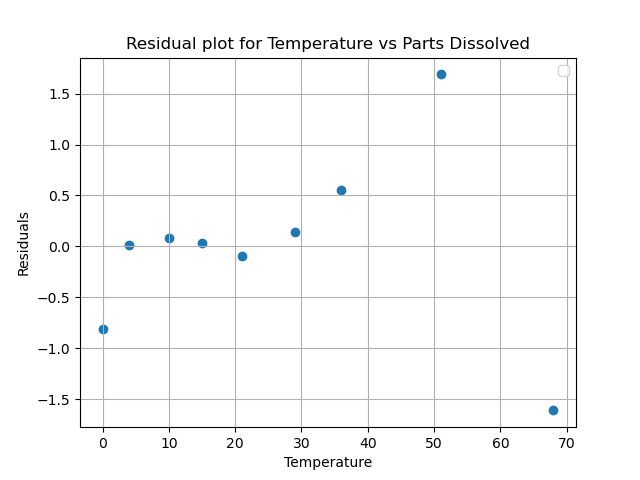

Recreate this plot in Python.
import matplotlib.pyplot as plt
import numpy as np

temperatures = np.array([0, 4, 10, 15, 21, 29, 36, 51, 68])
parts = np.array([66.7, 71.0, 76.3, 80.6, 85.7, 92.9, 99.4, 113.6, 125.1])

b, a = np.polyfit(temperatures, parts, deg=1)

y = a + b * temperatures 

residuals = parts - y

plt.scatter(temperatures, residuals)
plt.xlabel("Temperature")
plt.ylabel("Residuals")
plt.title("Residual plot for Temperature vs Parts Dissolved")
plt.legend()
plt.grid(True)
plt.show()
